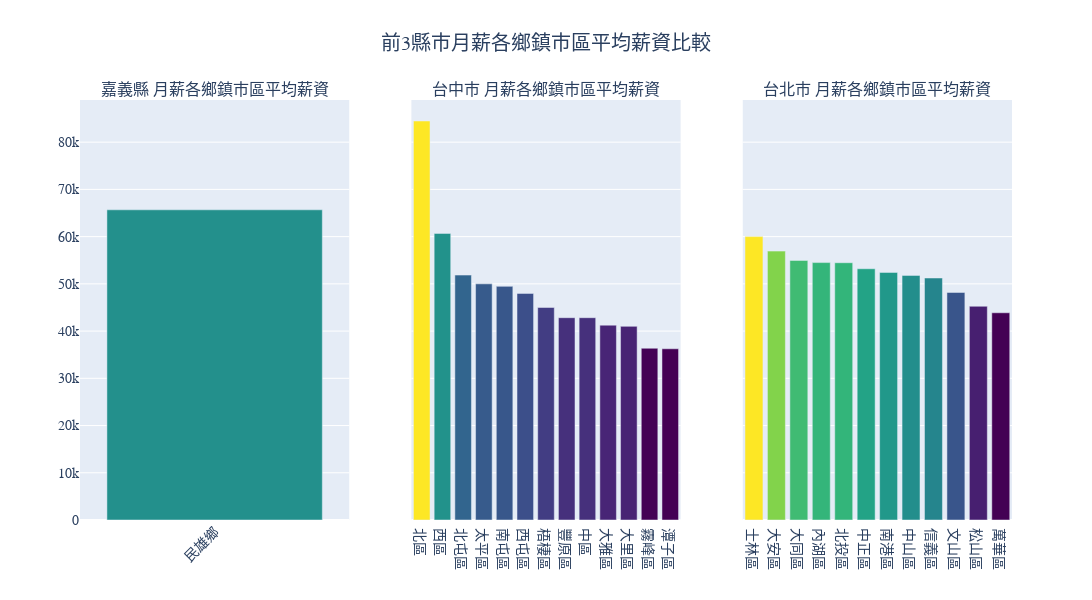

The notebook cell this image was saved under:
### Code cell
import pandas as pd
import plotly.graph_objects as go
from plotly.subplots import make_subplots

# 讀取資料
df = pd.read_excel("../data/104CrawlResult.xlsx", sheet_name="工作表1")

# 篩選「月薪」資料
df_monthly = df[df["給薪方式"] == "月薪"]

# 計算每個縣市的平均薪資
city_avg_salary = df_monthly.groupby("縣市")["平均薪資"].mean().reset_index()

# 依照平均薪資排序，選出前 3 名縣市
top3_cities = city_avg_salary.sort_values(by="平均薪資", ascending=False).head(3)["縣市"]

# 創建子圖
fig = make_subplots(
    rows=1, cols=3,  # 1行3列
    shared_yaxes=True,  # 共享Y軸
    subplot_titles=[f"{city} 月薪各鄉鎮市區平均薪資" for city in top3_cities]
)

# 繪製每個縣市的長條圖
for i, city in enumerate(top3_cities):
    # 選取特定縣市的資料
    city_df = df_monthly[df_monthly["縣市"] == city]
    
    # 計算每個鄉鎮市區的平均薪資
    town_avg_salary = city_df.groupby("鄉鎮市區")["平均薪資"].mean().reset_index()

    # 依照平均薪資排序
    town_avg_salary = town_avg_salary.sort_values(by="平均薪資", ascending=False)

    # 為每個縣市繪製長條圖
    fig.add_trace(
        go.Bar(
            x=town_avg_salary["鄉鎮市區"],
            y=town_avg_salary["平均薪資"],
            name=city,
            marker=dict(color=town_avg_salary["平均薪資"], colorscale='Viridis'),
            hoverinfo="x+y"
        ),
        row=1, col=i+1  # 根據索引將每個圖分配到對應位置
    )

# 更新圖表樣式
fig.update_layout(
    title="前3縣市月薪各鄉鎮市區平均薪資比較",
    showlegend=False,  # 隱藏圖例
    font=dict(family="Arial, 微軟正黑體, sans-serif", size=14),
    height=600,  # 調整圖高
    width=1200,  # 調整圖寬
    xaxis_tickangle=-45,  # 讓x軸的鄉鎮市區名稱顯示更清楚
    title_x=0.5  # 設置標題居中
)

fig.show()

### Figure 1 — Plotly figure (JSON) as saved in the notebook; plotly's stock layout.template omitted (floating-point values rounded to 4 significant figures)
{"data": [{"hoverinfo": "x+y", "marker": {"color": [65680.0], "colorscale": [[0, "#440154"], [0.1111, "#482878"], [0.2222, "#3e4989"], [0.3333, "#31688e"], [0.4444, "#26828e"], [0.5556, "#1f9e89"], [0.6667, "#35b779"], [0.7778, "#6ece58"], [0.8889, "#b5de2b"], [1, "#fde725"]]}, "name": "嘉義縣", "type": "bar", "x": ["民雄鄉"], "xaxis": "x", "y": [65680.0], "yaxis": "y"}, {"hoverinfo": "x+y", "marker": {"color": [84480.0, 60680.0, 51860.0, 50000.0, 49470.0, 47980.0, 45000.0, 42830.0, 42830.0, 41250.0, 41000.0, 36360.0, 36250.0], "colorscale": [[0, "#440154"], [0.1111, "#482878"], [0.2222, "#3e4989"], [0.3333, "#31688e"], [0.4444, "#26828e"], [0.5556, "#1f9e89"], [0.6667, "#35b779"], [0.7778, "#6ece58"], [0.8889, "#b5de2b"], [1, "#fde725"]]}, "name": "台中市", "type": "bar", "x": ["北區", "西區", "北屯區", "太平區", "南屯區", "西屯區", "梧棲區", "豐原區", "中區", "大雅區", "大里區", "霧峰區", "潭子區"], "xaxis": "x2", "y": [84480.0, 60680.0, 51860.0, 50000.0, 49470.0, 47980.0, 45000.0, 42830.0, 42830.0, 41250.0, 41000.0, 36360.0, 36250.0], "yaxis": "y2"}, {"hoverinfo": "x+y", "marker": {"color": [60000.0, 56930.0, 54960.0, 54500.0, 54470.0, 53200.0, 52420.0, 51790.0, 51240.0, 48180.0, 45250.0, 43880.0], "colorscale": [[0, "#440154"], [0.1111, "#482878"], [0.2222, "#3e4989"], [0.3333, "#31688e"], [0.4444, "#26828e"], [0.5556, "#1f9e89"], [0.6667, "#35b779"], [0.7778, "#6ece58"], [0.8889, "#b5de2b"], [1, "#fde725"]]}, "name": "台北市", "type": "bar", "x": ["士林區", "大安區", "大同區", "內湖區", "北投區", "中正區", "南港區", "中山區", "信義區", "文山區", "松山區", "萬華區"], "xaxis": "x3", "y": [60000.0, 56930.0, 54960.0, 54500.0, 54470.0, 53200.0, 52420.0, 51790.0, 51240.0, 48180.0, 45250.0, 43880.0], "yaxis": "y3"}], "layout": {"annotations": [{"font": {"size": 16}, "showarrow": false, "text": "嘉義縣 月薪各鄉鎮市區平均薪資", "x": 0.1444, "xanchor": "center", "xref": "paper", "y": 1, "yanchor": "bottom", "yref": "paper"}, {"font": {"size": 16}, "showarrow": false, "text": "台中市 月薪各鄉鎮市區平均薪資", "x": 0.5, "xanchor": "center", "xref": "paper", "y": 1, "yanchor": "bottom", "yref": "paper"}, {"font": {"size": 16}, "showarrow": false, "text": "台北市 月薪各鄉鎮市區平均薪資", "x": 0.8556, "xanchor": "center", "xref": "paper", "y": 1, "yanchor": "bottom", "yref": "paper"}], "font": {"family": "Arial, 微軟正黑體, sans-serif", "size": 14}, "height": 600, "showlegend": false, "title": {"text": "前3縣市月薪各鄉鎮市區平均薪資比較", "x": 0.5}, "width": 1200, "xaxis": {"anchor": "y", "domain": [0, 0.2889], "tickangle": -45}, "xaxis2": {"anchor": "y2", "domain": [0.3556, 0.6444]}, "xaxis3": {"anchor": "y3", "domain": [0.7111, 1]}, "yaxis": {"anchor": "x", "domain": [0, 1]}, "yaxis2": {"anchor": "x2", "domain": [0, 1], "matches": "y", "showticklabels": false}, "yaxis3": {"anchor": "x3", "domain": [0, 1], "matches": "y", "showticklabels": false}}}
